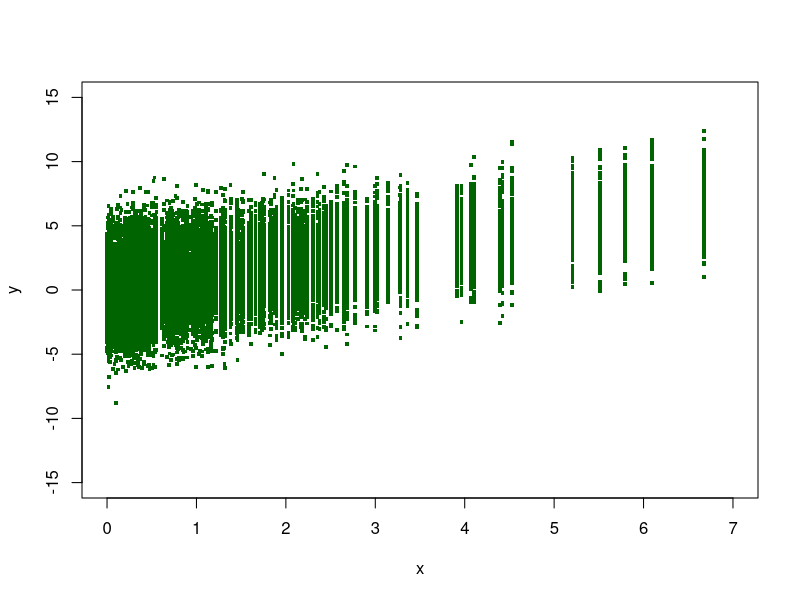
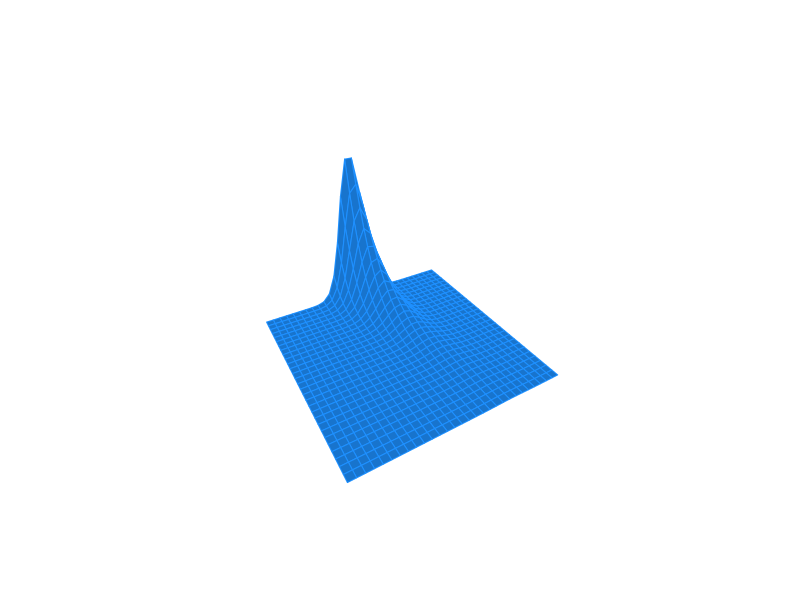

Recreate these plots in R, in order.
# __________________________________________________________________________________________________
# 
# autor: Pedro Guarderas
# email: ajusworkopensource@gmail.com
# file: session_7.R
# 
# This program is free software; you can redistribute it and/or modify it under the 
# terms of the GNU General Public License as published by the Free Software Foundation; 
# either version 2 of the License, or (at your option) any later version.
# __________________________________________________________________________________________________
# 

#___________________________________________________________________________________________________
# Estudio de la desigualdad de Chebyshev P( | X - E[X] | > t ) <= Var[X] / t^2
m<-1000
n<-200
p<-0.4
x<-rbinom( m, n, p )
t<-5
Ex<-mean(x)
Vx<-var(x)
xmEx<-abs( x - Ex )
xmExgt<-xmEx[ xmEx > t ]
Pr<-length( xmExgt ) / m

# Verificación de la desigualdad a partir de la muestra
print( Pr < Vx / (t^2) )

# Verificación teórica
print( 1 - ( pbinom( Ex + t, n, p ) - pbinom( Ex - t, n, p ) ) < n * p * ( 1 - p ) / (t^2) )

rm( list = ls () )

#___________________________________________________________________________________________________
# Probabilidad condicional
m<-200
n<-200
s<-2.0
l<-0.8
x<-rexp( m, rate = l )
J<-NULL
for ( i in 1:m ) {
  J<-rbind( J, data.frame( x = x[i], y = rnorm( n, x[i], s ) ) )
}
rm(i)

# Media de E[y] y media de E[y|x]
Ey<-mean( J$y )
Ey_x<-aggregate( y ~ x, data = J, FUN = mean )
EEy_x<-mean( Ey_x$y )

# Verificando que E[y] y E[E[y|x]] son casi iguales
print( abs( EEy_x - Ey ) )

# Variaza de y
Vy<-var( J$y )
VEy_x<-var( Ey_x$y )
Vy_x<-aggregate( y ~ x, data = J, FUN = var )
EVy_x<-mean( Vy_x$y )

# Verificando que Var[y] y Var[E[y|x]] + E[Var(y|x)] son casi iguales
print( abs( Vy - ( VEy_x + EVy_x ) ) )

# Imágenes
plot( J$x, J$y, col = 'darkgreen', pch = 15, cex = 0.5, xlab = 'x', ylab = 'y',
      xlim = c( 0, 7 ), ylim = c( -15, 15 ) )
X<-seq( 0, 7, length.out = 30 )
Y<-seq( -15, 15, length.out = 30 )
condist<-function( x, y ) {
  return( dnorm( y, x, s ) * dexp( x, l ) )
}
Z<-outer( X, Y, condist )
persp( X, Y, Z, theta = 60, phi = 30, col = 'dodgerblue3', border = 'dodgerblue1', box = FALSE,
       xlim = c( 0, 7 ), ylim = c( -15, 15 ), zlim = c( 0, 0.2 )  )

#___________________________________________________________________________________________________
Chi<-function(z) return( exp( -0.5 * z ) / sqrt( 2 * pi * z ) )

